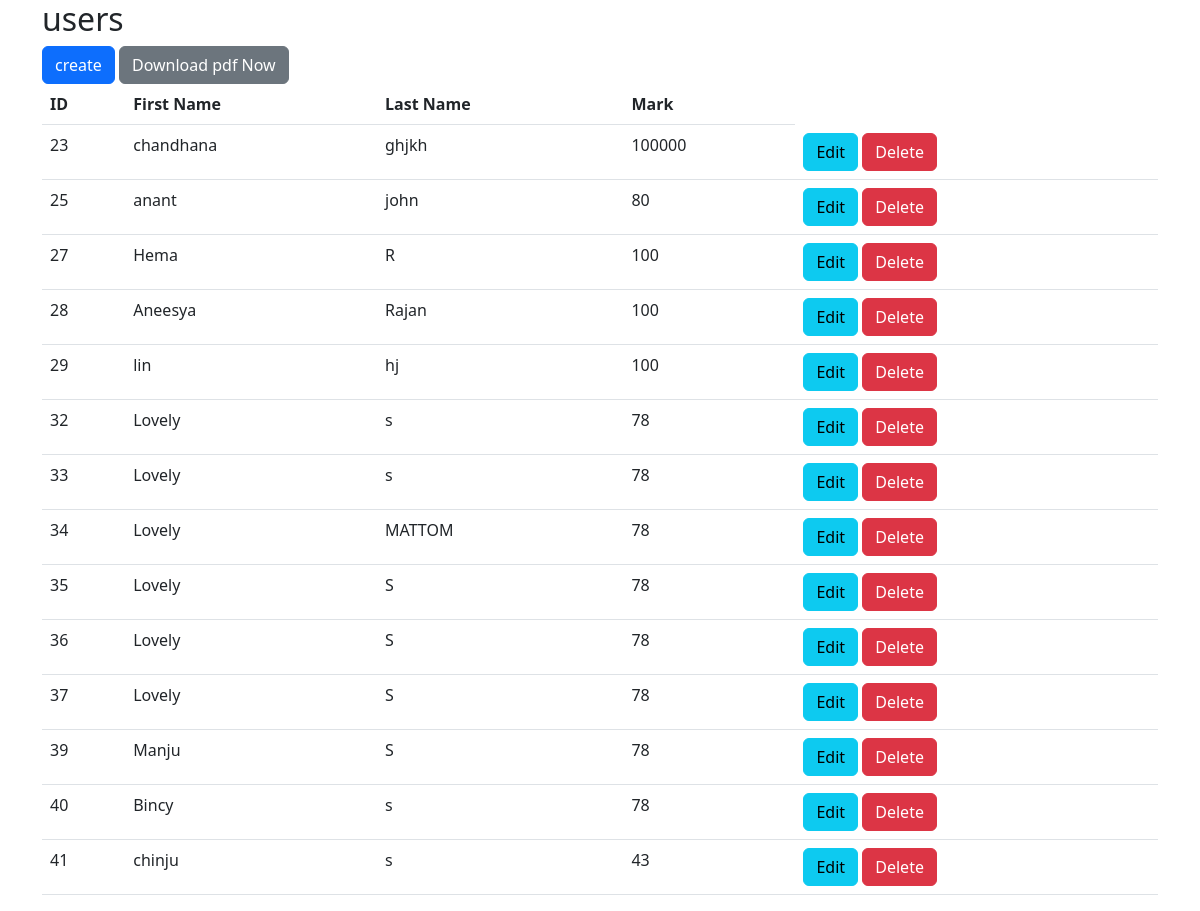
The page / on the database its author committed.
### tables this page shows
CREATE TABLE `crud_tbl` (
  `id` int(20) NOT NULL,
  `fname` varchar(30) NOT NULL,
  `lname` varchar(30) NOT NULL,
  `mark` int(30) NOT NULL
);

### index.php (the view, shortened to what this page needs)
<?php
include("connection/conn.php");
$sql = "SELECT * FROM `crud_tbl`";
$result = mysqli_query($conn,$sql);
?>
<!DOCTYPE html>
<html lang="en">
<head>
    <link href="https://cdn.jsdelivr.net/npm/bootstrap@5.2.0-beta1/dist/css/bootstrap.min.css" rel="stylesheet">
   </head>
   <body>
     <div class="container">
       <h2>users</h2>
       <a href="registration.php" class="btn btn-primary">create</a>
       <a href="pdf.php" class="btn btn-secondary">Download pdf Now</a>
       <table class="table">
         <thead>
           <tr>
             <th>ID</th>
             <th>First Name</th>
             <th>Last Name</th>
             <th>Mark</th>
            </tr>
          </thead>
          <tbody>
            <?php
            if(mysqli_num_rows($result)>0)
             {
                while ($row = mysqli_fetch_array($result))
                 {
                   ?>
                   <tr>
                     <td><?php echo $row['id']; ?></td>
                     <td><?php echo $row['fname']; ?></td>
                     <td><?php echo $row['lname']; ?></td>
                     <td><?php echo $row['mark']; ?></td>
                     <td><a class="btn btn-info" href="update.php?id=<?php echo $row['id']; ?>">Edit</a>&nbsp;<a class="btn btn-danger" onclick="return confirm('Are you sure?')" href="delete.php?id=<?php echo $row['id']; ?>">Delete</a></td>
                    </tr>
                    <?php
                    }
                  }
                  ?>
                  </tbody>
                </table>
              </div>
</body>
</html>

### rows shown on the page
crud_tbl: id "23", fname "chandhana", lname "ghjkh", mark "100000"
crud_tbl: id "25", fname "anant", lname "john", mark "80"
crud_tbl: id "27", fname "Hema", lname "R", mark "100"
crud_tbl: id "28", fname "Aneesya", lname "Rajan", mark "100"
crud_tbl: id "29", fname "lin", lname "hj", mark "100"
crud_tbl: id "32", fname "Lovely", lname "s", mark "78"
crud_tbl: id "33", fname "Lovely", lname "s", mark "78"
crud_tbl: id "34", fname "Lovely", lname "MATTOM", mark "78"
crud_tbl: id "35", fname "Lovely", lname "S", mark "78"
crud_tbl: id "36", fname "Lovely", lname "S", mark "78"
crud_tbl: id "37", fname "Lovely", lname "S", mark "78"
crud_tbl: id "39", fname "Manju", lname "S", mark "78"
crud_tbl: id "40", fname "Bincy", lname "s", mark "78"
crud_tbl: id "41", fname "chinju", lname "s", mark "43"
